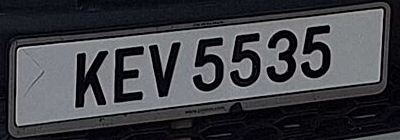
%> input picture plate_1.png, 400 x 140 px
$ octave --eval "result = carplate_segmentation;"   (GNU Octave 9; MATLAB toolbox functions it lacks are replaced by stand-ins)
%> lines starting %> are read from the running program, lines starting %| are printed output that depends on the picture; in (x1, y1, x2, y2) boxes, pixels count from 0 and x2, y2 are one past the last pixel; in counts of white or black regions, pixels touching at a corner belong together; the program's own positions count from 1
function [segmented_chars, binary_plate] = carplate_segmentation(image_path)
% FIXED CAR PLATE CHARACTER SEGMENTATION
% Resolved morphological operations that were destroying character structure
% Handles both dark-on-light and light-on-dark plates with gentle processing

    % Helper function
    function result = iif(condition, true_val, false_val)
        if condition
            result = true_val;
        else
            result = false_val;
        end
    end

    % Handle input image path
    if nargin < 1 || isempty(image_path)
        image_path = 'plate_1.png'; % SET YOUR IMAGE PATH HERE

        if ~exist(image_path, 'file')
            fprintf('Manual path not found. Please select an image file.\n');
            [filename, pathname] = uigetfile({'*.png;*.jpg;*.jpeg;*.bmp', 'Image files'}, 'Select car plate image');
            if filename == 0, error('No file selected'); end
            image_path = fullfile(pathname, filename);
        end
    end

    if ~exist(image_path, 'file')
        error('Image file not found: %s', image_path);
    end

    % Load original image
    original_img = imread(image_path);
%> original_img is the input picture: size 140x400x3 uint8; mean R, G, B 65.6, 66.3, 71
    figure('Name', 'Fixed Car Plate Segmentation', 'Position', [100, 100, 1400, 900]);

    subplot(3, 4, 1);
    imshow(original_img);
    title('Original Plate Image');

    % Convert to grayscale
    if size(original_img, 3) == 3
        gray_img = rgb2gray(original_img);
    else
        gray_img = original_img;
    end

    subplot(3, 4, 2);
    imshow(gray_img);
    title('Grayscale Image');

    % GENTLE preprocessing - preserve character structure
    filtered_img = medfilt2(gray_img, [2 2]); % Very light median filtering

    subplot(3, 4, 3);
    imshow(filtered_img);
    title('Lightly Filtered');

    % Moderate contrast enhancement
    enhanced_img = adapthisteq(filtered_img, 'ClipLimit', 0.01, 'NumTiles', [8 8]);

    subplot(3, 4, 4);
    imshow(enhanced_img);
    title('Contrast Enhanced');

    % Smart thresholding - try multiple methods
    % Method 1: Adaptive with bright characters
    binary1 = imbinarize(enhanced_img, 'adaptive', 'Sensitivity', 0.4, 'ForegroundPolarity', 'bright');
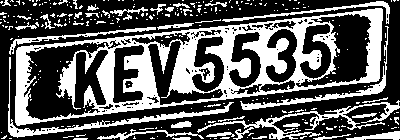
%> binary1: size 140x400 logical; 36.1% white; 284 white regions (242 under 20 px), largest, box (x1, y1, x2, y2) and area: (15, 8, 383, 126) 13062, (197, 100, 400, 140) 1204, (8, 57, 234, 138) 1177

    % Method 2: Adaptive with dark characters
    binary2 = imbinarize(enhanced_img, 'adaptive', 'Sensitivity', 0.4, 'ForegroundPolarity', 'dark');
%> binary2: size 140x400 logical; 67% white; 149 black regions (122 under 20 px), largest, box (x1, y1, x2, y2) and area: (0, 0, 400, 140) 8766, (75, 50, 108, 108) 1022, (114, 46, 143, 102) 888

    % Method 3: Global Otsu
    binary3 = imbinarize(enhanced_img);
%> binary3: size 140x400 logical; 46% white; 46 white regions (41 under 20 px), largest, box (x1, y1, x2, y2) and area: (15, 8, 383, 126) 21469, (8, 41, 235, 137) 1784, (222, 2, 390, 109) 1378, (17, 23, 194, 45) 654, (350, 131, 400, 140) 236

    % Method 4: Inverted Otsu
    binary4 = ~imbinarize(enhanced_img);

    subplot(3, 4, 5);
    montage({binary1, binary2, binary3, binary4}, 'Size', [2 2]);
    title('Different Thresholding Methods');

    % SMART POLARITY DETECTION
    % Analyze image characteristics to choose best binarization
    [h, w] = size(enhanced_img);
%> h = 140; w = 400
    center_region = enhanced_img(round(h*0.2):round(h*0.8), round(w*0.1):round(w*0.9));
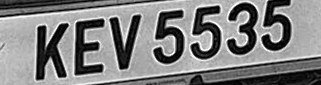
%> center_region: size 85x321 uint8; min 0, max 255, mean 128.2
    center_mean = mean(center_region(:));
%> center_mean = 128.2
    overall_mean = mean(enhanced_img(:));
%> overall_mean = 101.6

    % Test which binary gives better connected components in expected character size range
    candidates = {binary1, binary2, binary3, binary4};
%> candidates = 4 items
    candidate_names = {'Adaptive-Bright', 'Adaptive-Dark', 'Otsu', 'Inverted-Otsu'};
    scores = zeros(1, 4);

    for i = 1:4
        % Quick analysis of connected components
        cc = bwconncomp(candidates{i});
        stats_temp = regionprops(cc, 'Area', 'BoundingBox');

        valid_count = 0;
        for j = 1:length(stats_temp)
            area = stats_temp(j).Area;
            bbox = stats_temp(j).BoundingBox;
            char_height = bbox(4);
            char_width = bbox(3);

            % Check if component looks like a character
            if area > 50 && area < h*w*0.15 && char_height > h*0.15 && ...
               char_height < h*0.85 && char_width > 5 && char_width < w*0.25
                valid_count = valid_count + 1;
            end
        end
        scores(i) = valid_count;
    end
%> this loop made 4 passes
%> cc on passes 1 to 4: 284 connected components, 71 connected components, 46 connected components, 37 connected components
%> after the loop, scores = [0 0 0 7]

    % Choose the method with most valid character-like components
    [~, best_idx] = max(scores);
%> best_idx = 4
    binary_plate = candidates{best_idx};

    fprintf('Selected thresholding method: %s (found %d potential characters)\n', ...
            candidate_names{best_idx}, scores(best_idx));
%| Selected thresholding method: Inverted-Otsu (found 7 potential characters)

    subplot(3, 4, 6);
    imshow(binary_plate);
    title(sprintf('Smart Selection: %s', candidate_names{best_idx}));

    % VERY GENTLE morphological operations - only if absolutely necessary
    % Check if characters are broken and need minimal repair
    cc_before = bwconncomp(binary_plate);
%> cc_before = 37 connected components

    % Only apply minimal morphological operations if we have too many small fragments
    if cc_before.NumObjects > 15
        % Only close very small gaps (1-2 pixels)
        se_tiny = strel('disk', 1);
        binary_plate = imclose(binary_plate, se_tiny);
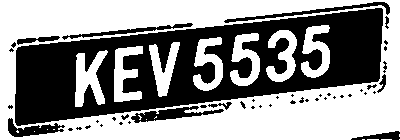
%> binary_plate: size 140x400 logical; 56.2% white; 47 black regions (33 under 20 px), largest, box (x1, y1, x2, y2) and area: (15, 8, 383, 126) 21447, (131, 106, 224, 123) 642, (224, 2, 390, 23) 568

        % Remove only very tiny noise specks
        binary_plate = bwareaopen(binary_plate, 15);
%> binary_plate: size 140x400 logical; 56.1% white; 47 black regions (33 under 20 px)
    end

    % Alternative: if characters are merged, try opening
    cc_after = bwconncomp(binary_plate);
%> cc_after = 8 connected components
    if cc_after.NumObjects < 4 % Expecting at least 4-6 characters typically
        se_small = strel('disk', 1);
        binary_plate_opened = imopen(binary_plate, se_small);
        cc_opened = bwconncomp(binary_plate_opened);

        % Only use opened version if it gives more reasonable number of components
        if cc_opened.NumObjects > cc_after.NumObjects && cc_opened.NumObjects < 12
            binary_plate = binary_plate_opened;
        end
    end

    subplot(3, 4, 7);
    imshow(binary_plate);
    title('Gently Processed');

    % Find connected components
    [labeled_img, num_objects] = bwlabel(binary_plate, 8);
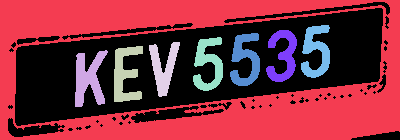
%> labeled_img: size 140x400 double; 9 distinct labels, from 0 to 8; one colour per label, 0 black
%> num_objects = 8
    stats = regionprops(labeled_img, 'BoundingBox', 'Area', 'Extent', 'Solidity', 'Eccentricity');
%> stats = 8 regions; largest, box (x1, y1, x2, y2), Area, Eccentricity, Extent and Solidity: (0, 0, 400, 140) 25249 0.919 0.451 0.452, (75, 50, 108, 107) 1031 0.817 0.548 0.611, (114, 46, 143, 102) 909 0.894 0.56 0.593, (230, 33, 260, 86) 868 0.853 0.546 0.63

    % REFINED character filtering
    valid_chars = [];

    % Adaptive thresholds based on image size
    img_height = size(binary_plate, 1);
%> img_height = 140
    img_width = size(binary_plate, 2);
%> img_width = 400

    min_area = max(30, img_height * img_width * 0.002);
%> min_area = 112
    max_area = img_height * img_width * 0.2;
%> max_area = 11200
    min_height = img_height * 0.1;
%> min_height = 14
    max_height = img_height * 0.9;
%> max_height = 126
    min_width = 3;
    max_width = img_width * 0.3;
%> max_width = 120

    fprintf('\n=== FILTERING CRITERIA ===\n');
    fprintf('Image size: %dx%d\n', img_height, img_width);
%| Image size: 140x400
    fprintf('Area range: %d - %d\n', round(min_area), round(max_area));
%| Area range: 112 - 11200
    fprintf('Height range: %.1f - %.1f\n', min_height, max_height);
%| Height range: 14.0 - 126.0

    for i = 1:num_objects
        area = stats(i).Area;
        bbox = stats(i).BoundingBox;
        width = bbox(3);
        height = bbox(4);
        aspect_ratio = width / height;
        extent = stats(i).Extent;
        solidity = stats(i).Solidity;

        % More flexible criteria
        is_valid = area >= min_area && area <= max_area && ...
                  height >= min_height && height <= max_height && ...
                  width >= min_width && width <= max_width && ...
                  aspect_ratio >= 0.1 && aspect_ratio <= 3.0 && ...
                  extent >= 0.15 && solidity >= 0.2;

        if is_valid
            valid_chars = [valid_chars, i];
        end
    end
%> this loop made 8 passes
%> (area, bbox, width, height, aspect_ratio, extent, solidity, is_valid) on passes 2 to 8: (1031, [75.5 50.5 33 57], 33, 57, 0.579, 0.548, 0.611, true), (909, [114.5 46.5 29 56], 29, 56, 0.518, 0.56, 0.593, true), (808, [149.5 42.5 31 55], 31, 55, 0.564, 0.474, 0.725, true), (866, [193.5 37.5 30 54], 30, 54, 0.556, 0.535, 0.621, true), (868, [230.5 33.5 30 53], 30, 53, 0.566, 0.546, 0.63, true), (819, [266.5 30.5 31 52], 31, 52, 0.596, 0.508, 0.6, true), (849, [301.5 25.5 29 53], 29, 53, 0.547, 0.552, 0.634, true)
%> (area, bbox, width, height, aspect_ratio, extent, solidity, is_valid) on pass 1: (25249, [0.5 0.5 400 140], 400, 140, 2.86, 0.451, 0.452, false)

    % Sort characters from left to right
    if ~isempty(valid_chars)
        char_centers = [];
        for i = 1:length(valid_chars)
            bbox = stats(valid_chars(i)).BoundingBox;
            char_centers = [char_centers, bbox(1) + bbox(3)/2];
        end
%> this loop made 7 passes
%> (bbox, char_centers) on passes 1 to 7: ([75.5 50.5 33 57], 92), ([114.5 46.5 29 56], [92 129]), ([149.5 42.5 31 55], [92 129 165]), ([193.5 37.5 30 54], [92 129 165 208.5]), ([230.5 33.5 30 53], [92 129 165 208.5 245.5]), ([266.5 30.5 31 52], [92 129 165 208.5 245.5 282]), ([301.5 25.5 29 53], [92 129 165 208.5 245.5 282 316])
        [~, sort_idx] = sort(char_centers);
%> sort_idx = [1 2 3 4 5 6 7]
        valid_chars = valid_chars(sort_idx);
    end

    % Extract characters from ORIGINAL GRAYSCALE IMAGE (not binary)
    % This preserves intensity information needed for OCR
    segmented_chars = {};
    subplot(3, 4, 8);
    imshow(binary_plate);
    title('Detected Characters');
    hold on;

    for i = 1:length(valid_chars)
        bbox = stats(valid_chars(i)).BoundingBox;
        x = round(bbox(1));
        y = round(bbox(2));
        width = round(bbox(3));
        height = round(bbox(4));

        % Minimal padding
        padding = 2;
        x1 = max(1, x - padding);
        y1 = max(1, y - padding);
        x2 = min(size(enhanced_img, 2), x + width + padding);
        y2 = min(size(enhanced_img, 1), y + height + padding);

        % Extract character from ENHANCED GRAYSCALE IMAGE (not binary)
        % This preserves intensity gradients and details needed for OCR
        char_img = enhanced_img(y1:y2, x1:x2);

        % Resize to standard size with proper interpolation for grayscale
        char_img_resized = imresize(char_img, [64, 48], 'bilinear');

        segmented_chars{i} = char_img_resized;

        % Draw bounding box
        rectangle('Position', [x, y, width, height], 'EdgeColor', 'g', 'LineWidth', 2);
        text(x, y-5, sprintf('%d', i), 'Color', 'red', 'FontSize', 12, 'FontWeight', 'bold');
    end
%> this loop made 7 passes
%> (bbox, x, y, width, height, x1, y1, x2) on passes 1 to 7: ([75.5 50.5 33 57], 76, 51, 33, 57, 74, 49, 111), ([114.5 46.5 29 56], 115, 47, 29, 56, 113, 45, 146), ([149.5 42.5 31 55], 150, 43, 31, 55, 148, 41, 183), ([193.5 37.5 30 54], 194, 38, 30, 54, 192, 36, 226), ([230.5 33.5 30 53], 231, 34, 30, 53, 229, 32, 263), ([266.5 30.5 31 52], 267, 31, 31, 52, 265, 29, 300), ([301.5 25.5 29 53], 302, 26, 29, 53, 300, 24, 333)
%> after the loop, segmented_chars = 7 items
    hold off;

    % Display results - showing GRAYSCALE character images
    if ~isempty(segmented_chars)
        subplot(3, 4, 9);
        % Create montage of grayscale characters
        montage_img = [];
        separator = ones(64, 3) * 128; % Gray separator instead of white

        for i = 1:length(segmented_chars)
            if i == 1
                montage_img = segmented_chars{i};
            else
                montage_img = [montage_img, separator, segmented_chars{i}];
            end
        end
%> this loop made 7 passes
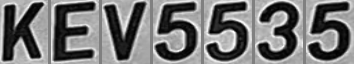
%> montage_img: size 64x354 uint8; min 1, max 254, mean 118.6

        if ~isempty(montage_img)
            imshow(montage_img, []);
        end
        title(sprintf('Segmented Characters - Grayscale (%d found)', length(segmented_chars)));

        % Show individual grayscale characters
        subplot(3, 4, 10);
        if length(segmented_chars) >= 1
            imshow(segmented_chars{1}, []);
            title('First Character (Grayscale)');
        end

        subplot(3, 4, 11);
        if length(segmented_chars) >= 2
            imshow(segmented_chars{2}, []);
            title('Second Character (Grayscale)');
        end

        subplot(3, 4, 12);
        if length(segmented_chars) >= 3
            imshow(segmented_chars{3}, []);
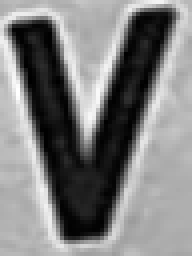
%> displayed picture: size 64x48, on the screen's scale of 0 to 255 (shown 4 times larger); min 0, max 255, mean 127.4
            title('Third Character (Grayscale)');
        end
    else
        subplot(3, 4, 9);
        text(0.5, 0.5, 'No characters detected', 'HorizontalAlignment', 'center');
        title('No Characters Found');
    end

    % Analysis output
    fprintf('\n=== ANALYSIS RESULTS ===\n');
    fprintf('Total objects found: %d\n', num_objects);
%| Total objects found: 8
    fprintf('Valid characters detected: %d\n', length(segmented_chars));
%| Valid characters detected: 7

    % Detailed analysis
    fprintf('\n=== DETAILED ANALYSIS ===\n');
    for i = 1:min(num_objects, 10)
        area = stats(i).Area;
        bbox = stats(i).BoundingBox;
        width = bbox(3);
        height = bbox(4);
        aspect_ratio = width / height;
        extent = stats(i).Extent;
        solidity = stats(i).Solidity;

        is_valid = ismember(i, valid_chars);

        fprintf('Obj %2d: A=%4d, W=%5.1f, H=%5.1f, AR=%4.2f, Ext=%4.2f, Sol=%4.2f %s\n', ...
                i, round(area), width, height, aspect_ratio, extent, solidity, ...
                iif(is_valid, '[VALID]', '[rejected]'));
    end
%> this loop made 8 passes
%| Obj  1: A=25249, W=400.0, H=140.0, AR=2.86, Ext=0.45, Sol=0.45 [rejected]
%| Obj  2: A=1031, W= 33.0, H= 57.0, AR=0.58, Ext=0.55, Sol=0.61 [VALID]
%| Obj  3: A= 909, W= 29.0, H= 56.0, AR=0.52, Ext=0.56, Sol=0.59 [VALID]
%| Obj  4: A= 808, W= 31.0, H= 55.0, AR=0.56, Ext=0.47, Sol=0.73 [VALID]
%| Obj  5: A= 866, W= 30.0, H= 54.0, AR=0.56, Ext=0.53, Sol=0.62 [VALID]
%| Obj  6: A= 868, W= 30.0, H= 53.0, AR=0.57, Ext=0.55, Sol=0.63 [VALID]
%| Obj  7: A= 819, W= 31.0, H= 52.0, AR=0.60, Ext=0.51, Sol=0.60 [VALID]
%| Obj  8: A= 849, W= 29.0, H= 53.0, AR=0.55, Ext=0.55, Sol=0.63 [VALID]

    % Save results
    [pathstr, name, ~] = fileparts(image_path);
    if isempty(pathstr), pathstr = pwd; end

    output_dir = fullfile(pathstr, [name '_fixed_characters']);
    if ~exist(output_dir, 'dir'), mkdir(output_dir); end

    fprintf('\n=== SAVING RESULTS ===\n');
    fprintf('Output directory: %s\n', output_dir);

    imwrite(binary_plate, fullfile(output_dir, 'binary_plate.png'));

    % Save grayscale character images (suitable for OCR)
    for i = 1:length(segmented_chars)
        filename = fullfile(output_dir, sprintf('char_%02d.png', i));
        % Save as grayscale image with proper intensity scaling
        imwrite(segmented_chars{i}, filename);
        fprintf('Saved: char_%02d.png (grayscale, %dx%d)\n', i, size(segmented_chars{i}, 1), size(segmented_chars{i}, 2));
    end
%> `result = carplate_segmentation;`:
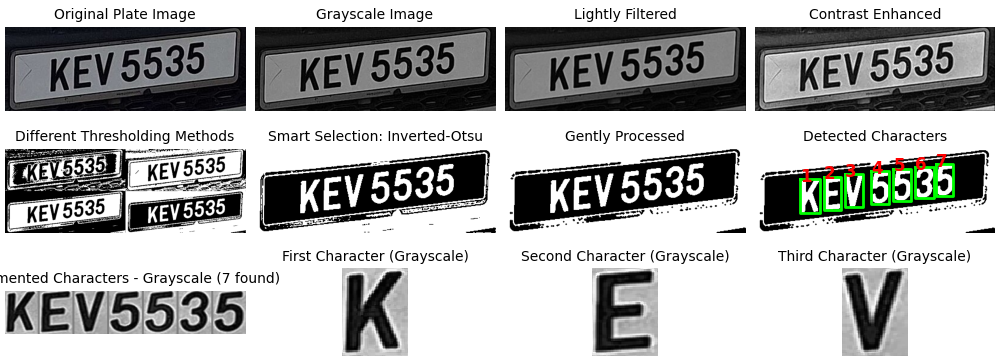
%> figure redrawn from the program's plot data, 12 panels

    fprintf('\nSegmentation completed successfully!\n');
end

%% MAIN EXECUTION SCRIPT
clear; clc; close all;

fprintf('Fixed Car Plate Character Segmentation\n');
fprintf('======================================\n');

try
    % Set your image path here
    manual_image_path = 'your_carplate_image.png'; % CHANGE THIS PATH

    if exist('manual_image_path', 'var') && ~isempty(manual_image_path) && exist(manual_image_path, 'file')
        fprintf('Using manual image path: %s\n', manual_image_path);
        [chars, binary_img] = carplate_segmentation(manual_image_path);
    else
        fprintf('Manual path not found. Using file dialog...\n');
        [chars, binary_img] = carplate_segmentation();
    end

    fprintf('\n=== FINAL RESULTS ===\n');
    fprintf('Number of characters detected: %d\n', length(chars));

    if ~isempty(chars)
        fprintf('Character size: %dx%d pixels (grayscale for OCR)\n', size(chars{1}, 1), size(chars{1}, 2));
        fprintf('Characters saved as grayscale images suitable for OCR.\n');
    end

catch ME
    fprintf('Error: %s\n', ME.message);
    if ~isempty(ME.stack)
        fprintf('Line: %d\n', ME.stack(1).line);
    end
end
